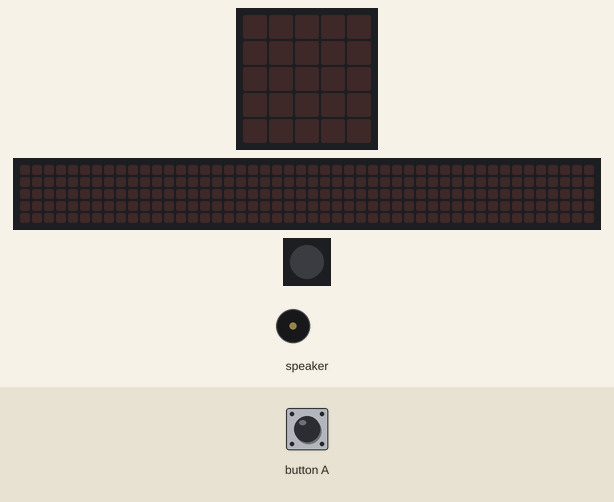
Recording of a program running on a simulated Calliope mini (MakeCode). Shown: the board's 5×5 LED display, a strip that is not on the board, showing the scrolling text unrolled, 1 RGB LEDs in strip order, left to right, buzzer (waves = sounding). Inputs (shaded band) come from the test bench. The 48×5 strip is a reading aid, not a part: it shows the text the display is scrolling, unrolled, one strip-width of it at a time.

Above: at 1.2 s.
1.3 s: button A pressed for 0.15 s
At 4.9 s:
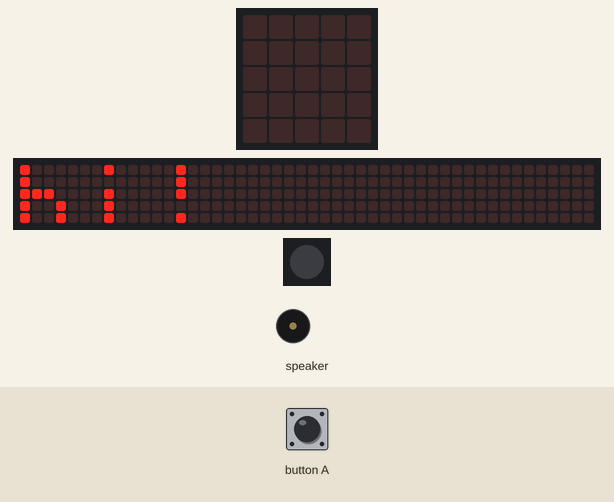
At 14.3 s:
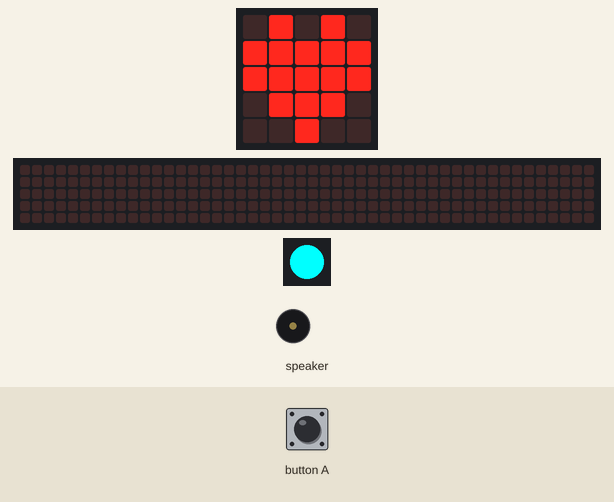
Timing chart, 0 to 15.2 s (numbered marks = the images above; inputs shaded):
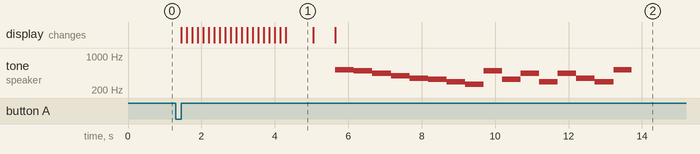

Measured:
- after the input at 1.3 s, tone on speaker: plays 523 Hz for 0.51 s, 494 Hz for 0.51 s, 440 Hz for 0.51 s, 392 Hz for 0.51 s, 349 Hz for 0.51 s, 330 Hz for 0.51 s … (16 notes in this stretch), starting after 4.4 s; the display: changes after 0.15 s (image 1)
- what the display in image 1 shows lasts 0.8 s, from 4.3 s to 5.1 s

The program:

main.ts
```typescript
input.onButtonEvent(Button.A, input.buttonEventClick(), function () {
    basic.showString("hi!")
    basic.showIcon(IconNames.Heart)
    basic.setLedColor(0x00ffff)
    music.playMelody("C5 B A G F E D C ", 120)
    music.playMelody("B E A D A F D C5 ", 120)
})
```

test.ts
```typescript
// Hier kann man Tests durchführen; diese Datei wird nicht kompiliert, wenn dieses Paket als Erweiterung verwendet wird.
```
